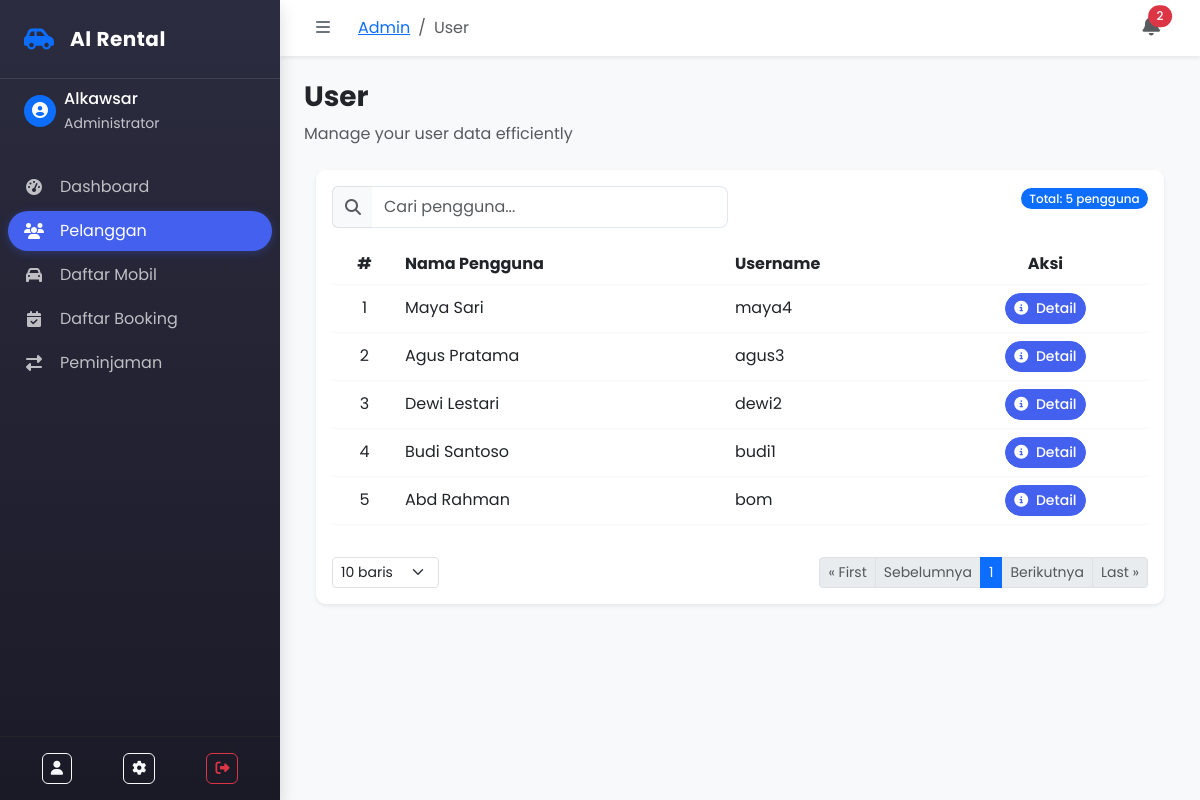
The page /admin/user/index.php (signed in) on the database as committed earlier.
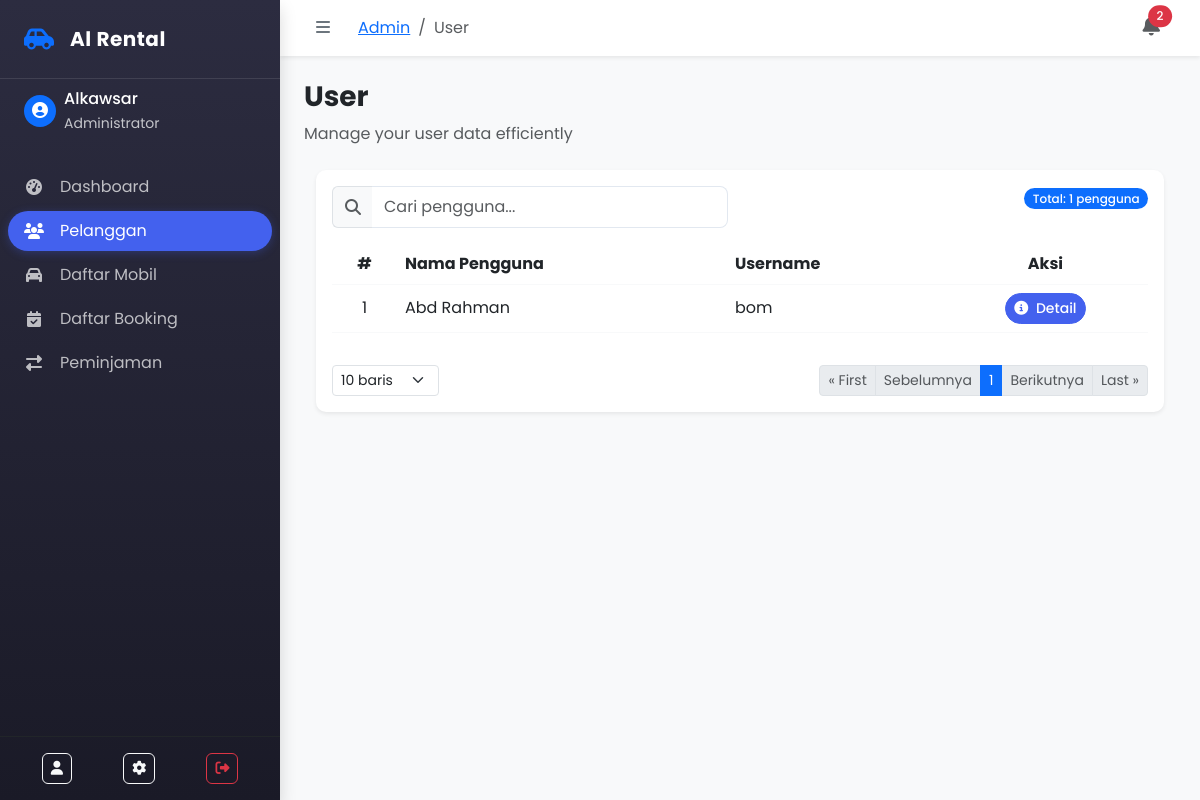
The same page on the database as committed later.
### tables this page shows
CREATE TABLE `users` (
  `id_user` int(11) NOT NULL,
  `nama_pengguna` varchar(255) NOT NULL,
  `username` varchar(255) NOT NULL,
  `password` varchar(255) NOT NULL,
  `level` varchar(255) NOT NULL
);

### koneksi/koneksi.php (called while the page is built, shortened)
<?php
  $url = "http://localhost:8005/";
?>

### admin/user/index.php (the view, shortened to what this page needs)
<?php
require '../../koneksi/koneksi.php';
include '../header.php';
$limit = isset($_GET['limit']) ? (int)$_GET['limit'] : 10;
$page = isset($_GET['page']) ? (int)$_GET['page'] : 1;
$offset = ($page - 1) * $limit;
$sql = "SELECT * FROM users WHERE level = 'Pengguna' ORDER BY id_user DESC LIMIT $limit OFFSET $offset";
$row = $koneksi->prepare($sql);
$row->execute();
$hasil = $row->fetchAll(PDO::FETCH_OBJ);
$totalQuery = $koneksi->prepare("SELECT COUNT(*) as total FROM users WHERE level = 'Pengguna'");
$totalQuery->execute();
$totalData = $totalQuery->fetch(PDO::FETCH_OBJ)->total;
$totalPages = ceil($totalData / $limit);
?>
<div class="container pb-5">
    <div class="card shadow-sm border-0 rounded-lg">
        <div class="card-body">
            <div class="row mb-3">
                <div class="col-md-6">
                    <div class="input-group">
                        <span class="input-group-text bg-light border-end-0">
                            <i class="fas fa-search text-muted"></i>
                        </span>
                        <input type="text" id="searchInput" class="form-control border-start-0" placeholder="Cari pengguna...">
                    </div>
                </div>
                <div class="col-md-6 text-md-end mt-3 mt-md-0">
                    <span class="badge bg-primary rounded-pill" id="totalUsers">
                        Total: <?= $totalData ?> pengguna
                    </span>
                </div>
            </div>
            <div class="table-responsive">
                <table class="table table-hover align-middle border-light">
                    <thead class="bg-light">
                        <tr>
                            <th class="text-center">#</th>
                            <th>Nama Pengguna</th>
                            <th>Username</th>
                            <th class="text-center">Aksi</th>
                        </tr>
                    </thead>
                    <tbody>
                        <?php
                        if ($hasil) {
                            $no = $offset + 1;
                            foreach($hasil as $r) {
                                ?>
                                <tr class="user-row">
                                    <td class="text-center"><?= $no++; ?></td>
                                    <td><?= $r->nama_pengguna; ?></td>
                                    <td><?= $r->username; ?></td>
                                    <td class="text-center">
                                        <a href="<?= $url; ?>admin/booking/booking.php?id=<?= $r->id_user; ?>" class="btn btn-primary btn-sm rounded-pill">
                                            <i class="fas fa-info-circle me-1"></i> Detail
                                        </a>
                                    </td>
                                </tr>
                                <?php
                            }
                        } ?>
                    </tbody>
                </table>
            </div>
            <div class="d-flex justify-content-between align-items-center mt-3">
                <div>
                    <select class="form-select form-select-sm" id="rowsPerPage">
                        <option value="10" <?= $limit == 10 ? 'selected' : ''; ?>>10 baris</option>
                    </select>
                </div>
                <nav aria-label="Page navigation">
                    <ul class="pagination pagination-sm mb-0">
                        <li class="page-item <?= $page == 1 ? 'disabled' : ''; ?>">
                            <a class="page-link" href="?page=1&limit=<?= $limit; ?>">&laquo; First</a>
                        </li>
                        <li class="page-item <?= $page == 1 ? 'disabled' : ''; ?>">
                            <a class="page-link" href="?page=<?= $page - 1; ?>&limit=<?= $limit; ?>">Sebelumnya</a>
                        </li>
                        <li class="page-item active"><a class="page-link" href="#"><?= $page; ?></a></li>
                        <li class="page-item <?= $page == $totalPages ? 'disabled' : ''; ?>">
                            <a class="page-link" href="?page=<?= $page + 1; ?>&limit=<?= $limit; ?>">Berikutnya</a>
                        </li>
                        <li class="page-item <?= $page == $totalPages ? 'disabled' : ''; ?>">
                            <a class="page-link" href="?page=<?= $totalPages; ?>&limit=<?= $limit; ?>">Last &raquo;</a>
                        </li>
                    </ul>
                </nav>
            </div>
        </div>
    </div>
</div>
<?php include '../footer.php'; ?>

Rows that differ between the two databases and show on the page:
removed users: nama_pengguna "Maya Sari", username "maya4"
removed users: nama_pengguna "Agus Pratama", username "agus3"
removed users: nama_pengguna "Dewi Lestari", username "dewi2"
removed users: nama_pengguna "Budi Santoso", username "budi1"
Other text that changed with them:
$totalData: "5" → "1"
